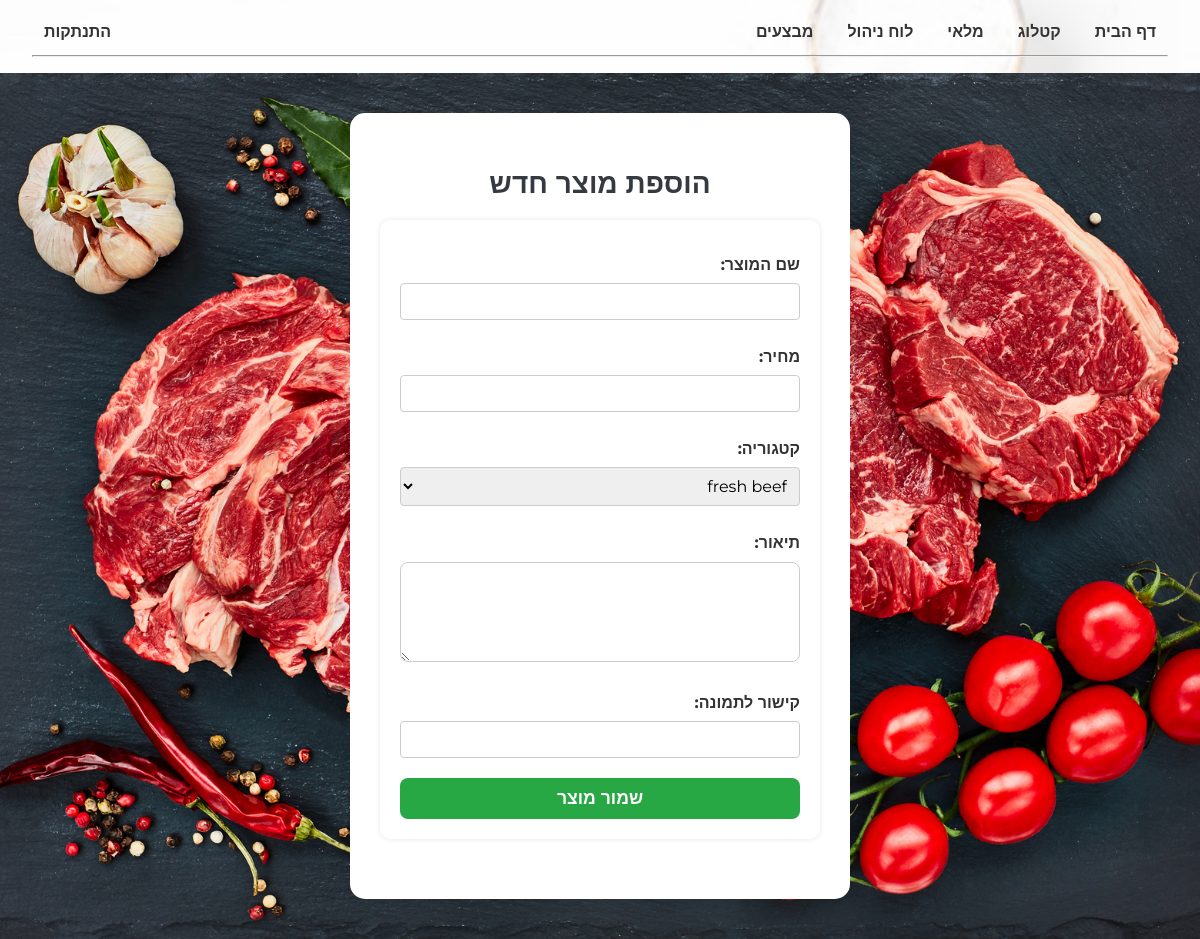
/katalog/edit/1324 (signed in), run on an earlier commit of the app's database.
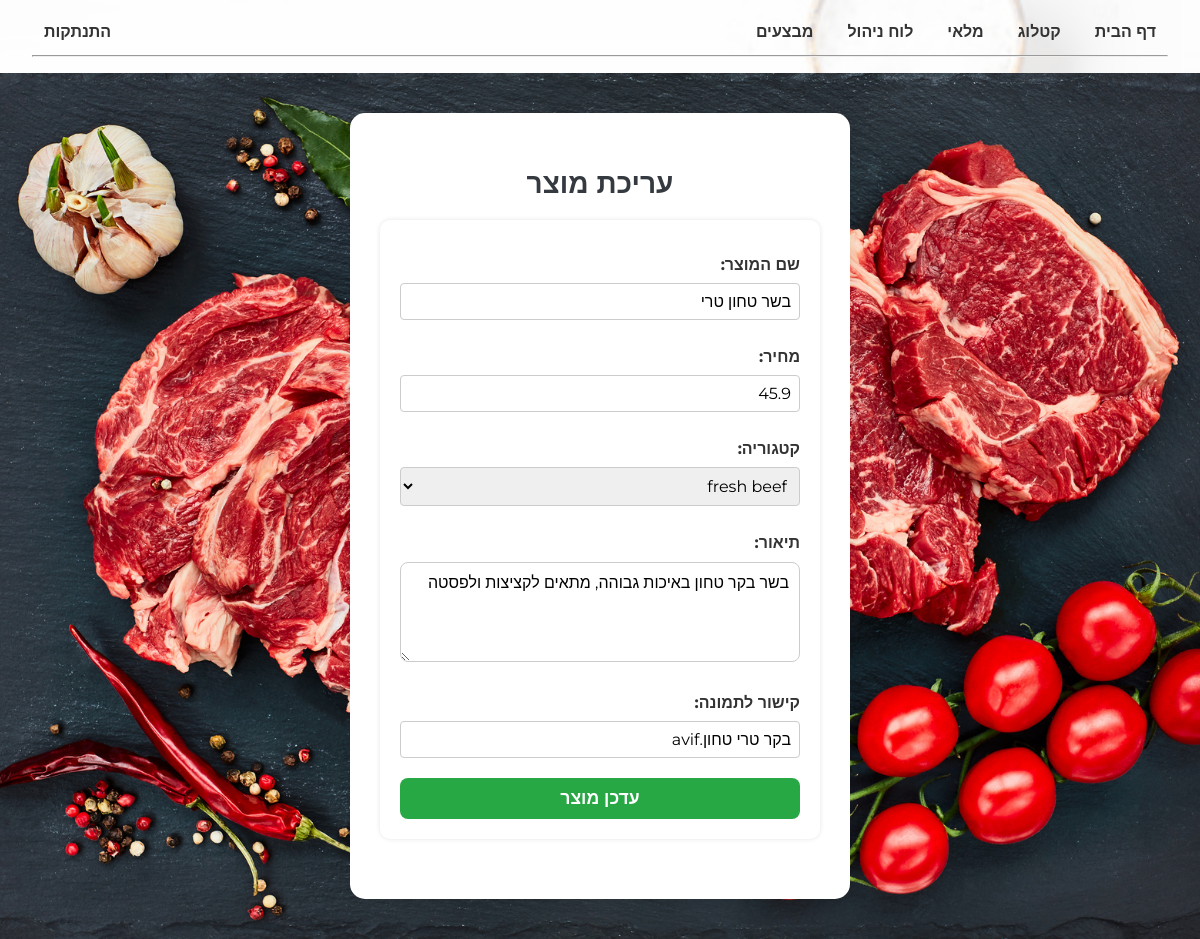
And on a later commit of the database.
### tables this page shows
CREATE TABLE products (
            id INTEGER PRIMARY KEY AUTOINCREMENT,
            name TEXT NOT NULL UNIQUE,
            price REAL NOT NULL,
            category_id INTEGER,
            description TEXT,
            image_url TEXT,
            on_sale INTEGER DEFAULT 0,
            FOREIGN KEY (category_id) REFERENCES categories(id)
        );

CREATE TABLE categories (
            id INTEGER PRIMARY KEY AUTOINCREMENT,
            name TEXT NOT NULL UNIQUE
        );

### server/app.py (the view, shortened to what this page needs)
@app.route('/katalog/edit/<int:product_id>', methods=['GET', 'POST'])
def edit_product(product_id):
    if 'user_id' not in session or session.get('role') != 'admin':
        return redirect(url_for('login'))
    db = get_db()
    product    = db.execute('SELECT * FROM products WHERE id = ?', (product_id,)).fetchone()
    categories = db.execute('SELECT * FROM categories').fetchall()
    return render_template(
        'katalog_form.html',
        product=product,
        categories=categories
    )

### server/app.py (called while the page is built)
def get_db(): # פותח חיבור למסד נתונים
    db = getattr(g, '_database', None)
    if db is None:
        db = g._database = sqlite3.connect(DATABASE)
        db.row_factory = sqlite3.Row
    return db

@app.teardown_appcontext
def close_connection(_):
    db = getattr(g, '_database', None)
    if db is not None:
        db.close()

### server/templates/katalog_form.html (shortened to what this page needs)
{% extends "base.html" %}
{% block content %}
<div class="form-wrapper background-katalog">
  <div class="form-container">
    <h2 class="form-title">
      {% if product %}עריכת מוצר{% else %}הוספת מוצר חדש{% endif %}
    </h2>
    {% if session.get('role') == 'admin' %}
      <form method="post"
            action="{% if product %}{{ url_for('edit_product', product_id=product.id) }}{% else %}{{ url_for('add_product') }}{% endif %}"
            class="product-form">
        <label for="name">שם המוצר:</label>
        <input type="text" id="name" name="name" required
               value="{{ product.name if product else '' }}">
        <label for="price">מחיר:</label>
        <input type="number" id="price" name="price" step="0.01" required
               value="{{ product.price if product else '' }}">
        <label for="category">קטגוריה:</label>
        <select id="category" name="category" required>
          {% for cat in categories %}
            <option value="{{ cat.id }}"
              {% if product and product.category_id==cat.id %}selected{% endif %}>
              {{ cat.name }}
            </option>
          {% endfor %}
        </select>
        <label for="description">תיאור:</label>
        <textarea id="description" name="description">{{ product.description if product else '' }}</textarea>
        <label for="image_url">קישור לתמונה:</label>
        <input type="url" id="image_url" name="image_url"
               value="{{ product.image_url if product else '' }}">
        <button type="submit" class="btn submit-btn">
          {% if product %}עדכן מוצר{% else %}שמור מוצר{% endif %}
        </button>
      </form>
    {% else %}
      <p>אין לך הרשאה לצפות בדף זה.</p>
    {% endif %}
  </div>
</div>
{% endblock %}

What changed in the data, as far as the page shows it:
added products: name "בשר טחון טרי", price "45.9", category "fresh beef", description "בשר בקר טחון באיכות גבוהה, מתאים לקציצות ולפסטה", image_url "בקר טרי טחון.avif"
Also different on the page:
form field category: "fresh beef" → (not shown)
text no longer shown: "הוספת מוצר חדש שמור מוצר"
text now shown: "עריכת מוצר עדכן מוצר"
